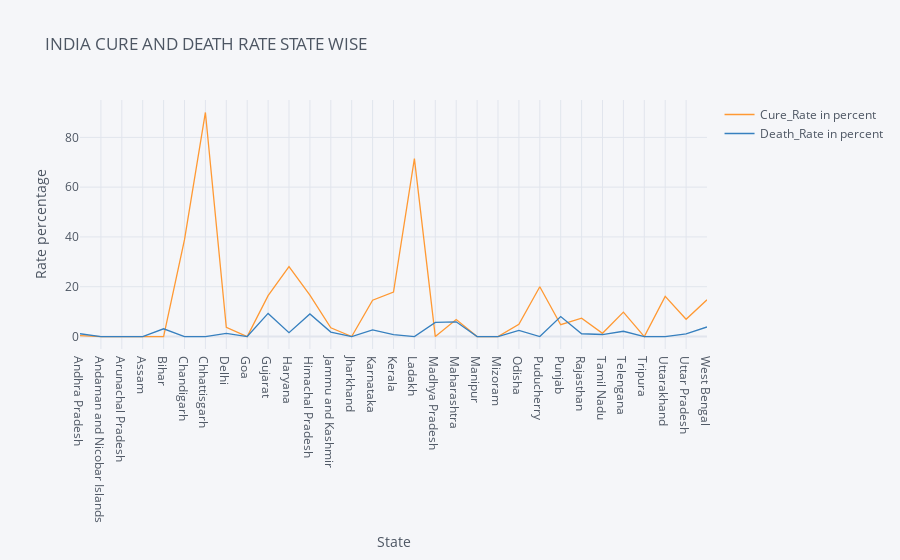

Notebook source saved alongside this figure:
### Code cell
india_data.iplot(x='Name of State / UT', 
                 y=['Cure_Rate in percent','Death_Rate in percent'],
                 xTitle='State',
                 yTitle='Rate percentage',
                 title='INDIA CURE AND DEATH RATE STATE WISE',
                 kind='line')

### Figure 1 — Plotly figure (JSON) as saved in the notebook; plotly's stock layout.template omitted (floating-point values rounded to 4 significant figures)
{"data": [{"line": {"color": "rgba(255, 153, 51, 1.0)", "dash": "solid", "shape": "linear", "width": 1.3}, "mode": "lines", "name": "Cure_Rate in percent", "text": "", "type": "scatter", "x": ["Andhra Pradesh", "Andaman and Nicobar Islands", "Arunachal Pradesh", "Assam", "Bihar", "Chandigarh", "Chhattisgarh", "Delhi", "Goa", "Gujarat", "Haryana", "Himachal Pradesh", "Jammu and Kashmir", "Jharkhand", "Karnataka", "Kerala", "Ladakh", "Madhya Pradesh", "Maharashtra", "Manipur", "Mizoram", "Odisha", "Puducherry", "Punjab", "Rajasthan", "Tamil Nadu", "Telengana", "Tripura", "Uttarakhand", "Uttar Pradesh", "West Bengal"], "y": [0.3802, 0, 0, 0, 0, 38.89, 90, 3.691, 0, 16.45, 28.09, 16.67, 3.509, 0, 14.62, 17.85, 71.43, 0, 6.829, 0, 0, 4.878, 20, 4.762, 7.368, 1.299, 9.804, 0, 16.13, 6.954, 14.77]}, {"line": {"color": "rgba(55, 128, 191, 1.0)", "dash": "solid", "shape": "linear", "width": 1.3}, "mode": "lines", "name": "Death_Rate in percent", "text": "", "type": "scatter", "x": ["Andhra Pradesh", "Andaman and Nicobar Islands", "Arunachal Pradesh", "Assam", "Bihar", "Chandigarh", "Chhattisgarh", "Delhi", "Goa", "Gujarat", "Haryana", "Himachal Pradesh", "Jammu and Kashmir", "Jharkhand", "Karnataka", "Kerala", "Ladakh", "Madhya Pradesh", "Maharashtra", "Manipur", "Mizoram", "Odisha", "Puducherry", "Punjab", "Rajasthan", "Tamil Nadu", "Telengana", "Tripura", "Uttarakhand", "Uttar Pradesh", "West Bengal"], "y": [1.132, 0, 0, 0, 3.125, 0, 0, 1.261, 0, 9.286, 1.538, 9.091, 1.786, 0, 2.667, 0.7435, 0, 5.677, 5.911, 0, 0, 2.5, 0, 8.046, 1.124, 0.8157, 2.128, 0, 0, 1.056, 3.846]}], "layout": {"legend": {"bgcolor": "#F5F6F9", "font": {"color": "#4D5663"}}, "paper_bgcolor": "#F5F6F9", "plot_bgcolor": "#F5F6F9", "title": {"font": {"color": "#4D5663"}, "text": "INDIA CURE AND DEATH RATE STATE WISE"}, "xaxis": {"gridcolor": "#E1E5ED", "showgrid": true, "tickfont": {"color": "#4D5663"}, "title": {"font": {"color": "#4D5663"}, "text": "State"}, "zerolinecolor": "#E1E5ED"}, "yaxis": {"gridcolor": "#E1E5ED", "showgrid": true, "tickfont": {"color": "#4D5663"}, "title": {"font": {"color": "#4D5663"}, "text": "Rate percentage"}, "zerolinecolor": "#E1E5ED"}}}
